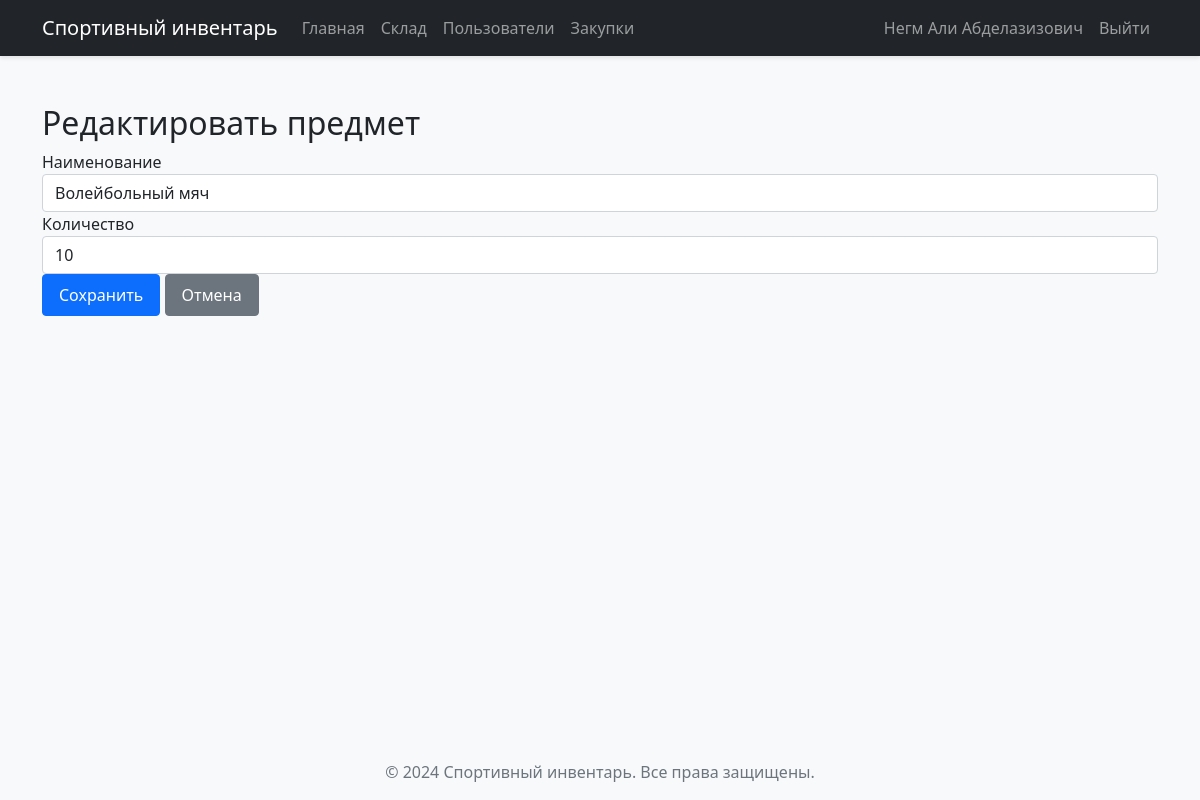
The app's page /storage/edit/2 (signed in), older data.
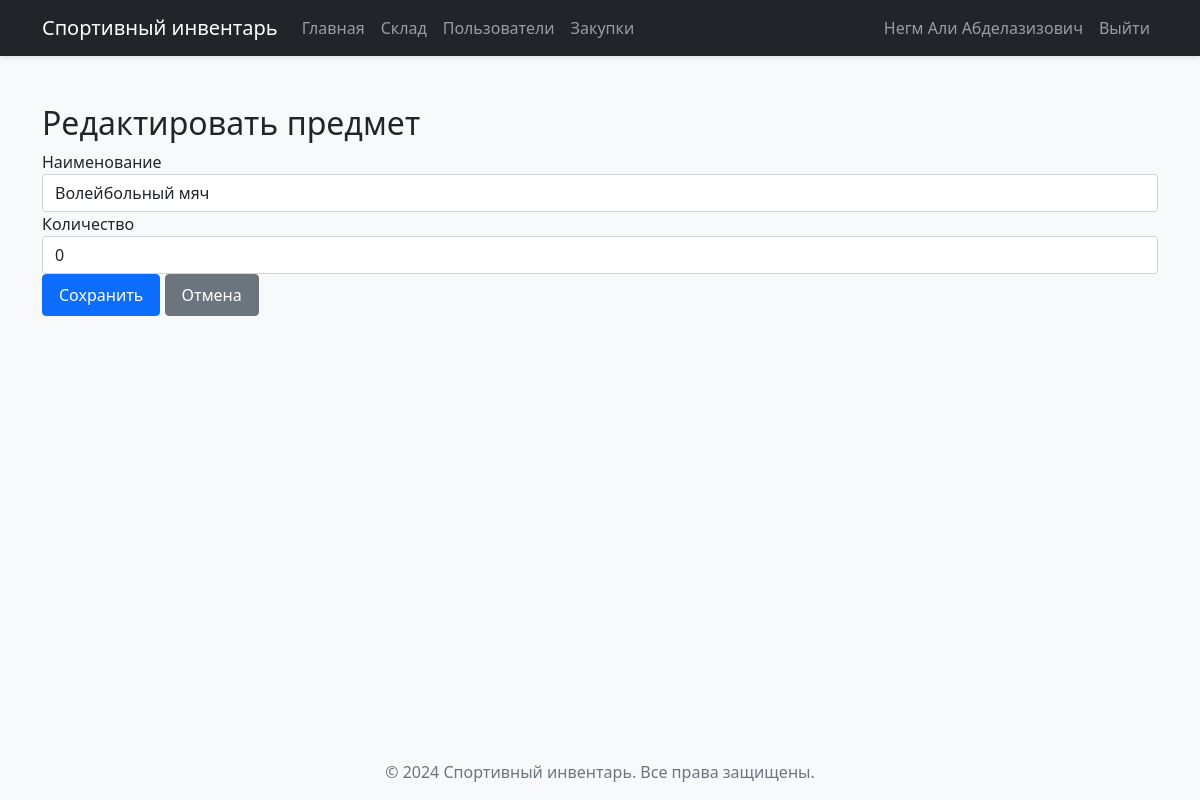
The same page, newer data.
### models.py (models this page shows)
class Storage(db.Model):
    __tablename__ = 'storage'
    id = db.Column(db.Integer(), primary_key=True, nullable=False)
    name = db.Column(db.String(64), nullable=False)
    count = db.Column(db.Integer())

### app.py (the view)
@app.route("/storage/edit/<int:item_id>", methods=['GET', 'POST'])
@login_required
def edit_item(item_id):
    if not current_user.admin:
        flash("Доступ запрещен")
        return redirect(url_for('get_data'))
    item = Storage.query.get_or_404(item_id)
    if request.method == 'POST':
        item.name = request.form.get('name')
        item.count = request.form.get('count', type=int)
        db.session.commit()
        flash('Предмет успешно обновлен')
        return redirect(url_for('storage'))
    return render_template('edit_item.html', item=item)

### app.py (called while the page is built)
@login_manager.user_loader
def load_user(user_id):
    return User.query.get(int(user_id))

### templates/edit_item.html
{% extends "base.html" %}
{% block content %}
<div class="container mt-4">
    <h2>Редактировать предмет</h2>
    <form method="POST">
        <div class="form-group">
            <label for="name">Наименование</label>
            <input type="text" class="form-control" id="name" name="name" value="{{ item.name }}" required>
        </div>
        <div class="form-group">
            <label for="count">Количество</label>
            <input type="number" class="form-control" id="count" name="count" value="{{ item.count }}" required min="0">
        </div>
        <button type="submit" class="btn btn-primary">Сохранить</button>
        <a href="{{ url_for('storage') }}" class="btn btn-secondary">Отмена</a>
    </form>
</div>
{% endblock %}

Row changes from the older to the newer data that the page shows:
changed Storage "Волейбольный мяч": count "10" → "0"
